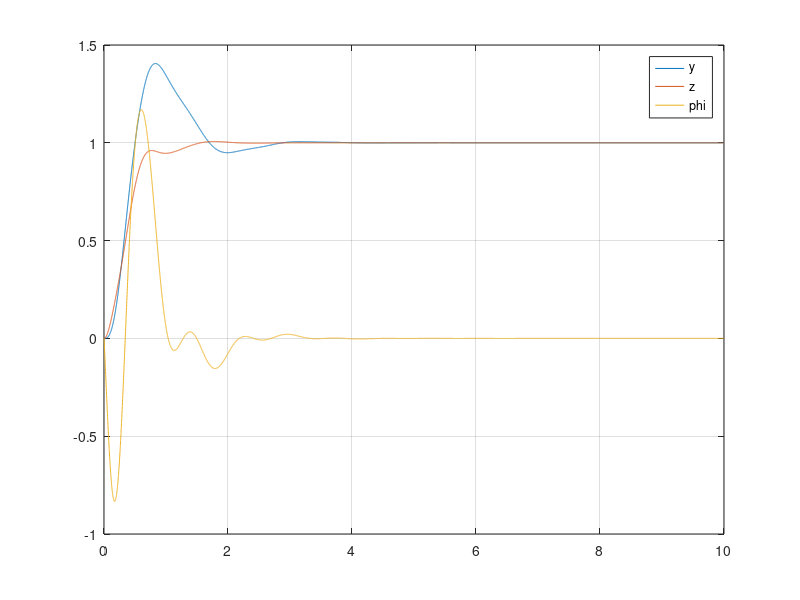
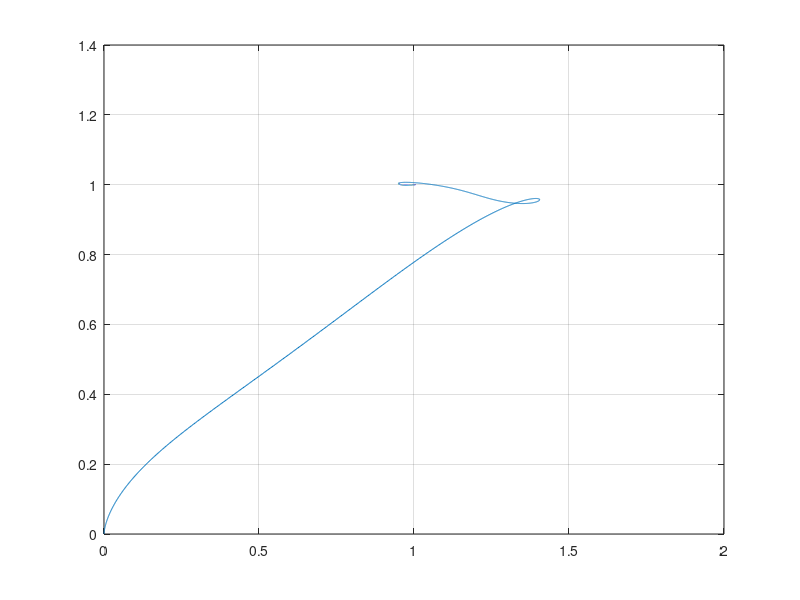

Write MATLAB code to recreate these figures, in order.
clc;
clear;

kp = [10, 18.9,70];
kd = [3, 4.5, 6.8];
% ki = [1, 0.01, 0];

del_t = 0.001;
g = 9.8;
L = 0.086;
I_xx = 2.5e-4;
m = 0.18;

y_init = 0;
z_init = 0;
phi_init = 0;

ydot = 0;
zdot = 0;
phidot = 0;

y_des = 1;
z_des = 1;
phi_des = 0;

t=0:del_t:10;

y = zeros(length(t),1);
z = zeros(length(t),1);
phi = zeros(length(t),1);

z(1) = z_init;
y(1) = y_init;
phi(1) = phi_init;

length(t);

rise_time_y = 0;
rise_time_z = 0;
check_y = 0;
check_z = 0;

prev_phi_c = 0;
for i = 2:length(t)-1
    
    del_z = z(i) - z(i-1);
    del_y = y(i) - y(i-1);
    u1 = m*(g + 0 +kd(2)*(0 - zdot) + kp(2)*(z_des - z(i)));
    phi_c = -1/g*(0 + kd(1)*(0 - ydot) + kp(1)*(y_des - y(i)));   
    
    del_phidot = (phi_c - prev_phi_c)/del_t - (phi(i)-phi(i-1))/del_t;
%     del_phidot = 0 - (phi(i)-phi(i-1))/del_t;
    u2 = I_xx*(0 + kd(3)*(del_phidot) + kp(3)*(phi_c - phi(i)));
    
    yd_dot = -(u1/m)*sin(phi(i));
    zd_dot = -g +(u1/m)*cos(phi(i));
    phid_dot = u2/I_xx;
    
    y(i+1) = y(i) + ydot*del_t + 0.5*yd_dot*(del_t^2);
    ydot = ydot + yd_dot*del_t;
    
    z(i+1) = z(i) + zdot*del_t + 0.5*zd_dot*(del_t^2);
    zdot = zdot + zd_dot*del_t;
    
    phi(i+1) = phi(i) + phidot*del_t + 0.5*phid_dot*(del_t^2);
    phidot = phidot + phid_dot*del_t;
    prev_phi_c = phi_c;
    
    if phi(i+1)>2*pi
        phi(i+1) = rem(phi(i+1),2*pi);
    end
    
    if z(i+1) >  0.1*(z_des - z_init) && check_z == 0
        rise_time_z = t(i+1);
        check_z = 1;
    elseif z(i+1) >  0.9*(z_des - z_init) && check_z == 1
        rise_time_z = t(i+1)-rise_time_z;
        check_z = 2;
    end
    
    if y(i+1) >  0.1*(y_des - y_init) && check_y == 0
        rise_time_y = t(i+1);
        check_y = 1;
    elseif y(i+1) >  0.9*(y_des - y_init) && check_y == 1
        rise_time_y = t(i+1)-rise_time_y;
        check_y = 2;
    end
    
% 
%     xlim([0 60])
%     ylim([-10 20])
%     pause(0.01)
      
end

per_OS_z = ((max(z)- z_des)/z_des)*100
rise_time_z

per_OS_y = ((max(y)- y_des)/y_des)*100
rise_time_y
figure(1)
plot(t, y)
hold on;
plot(t, z)
hold on;
plot(t, phi)
legend('y','z','phi')
grid on
figure(2)
plot(y,z)
grid on